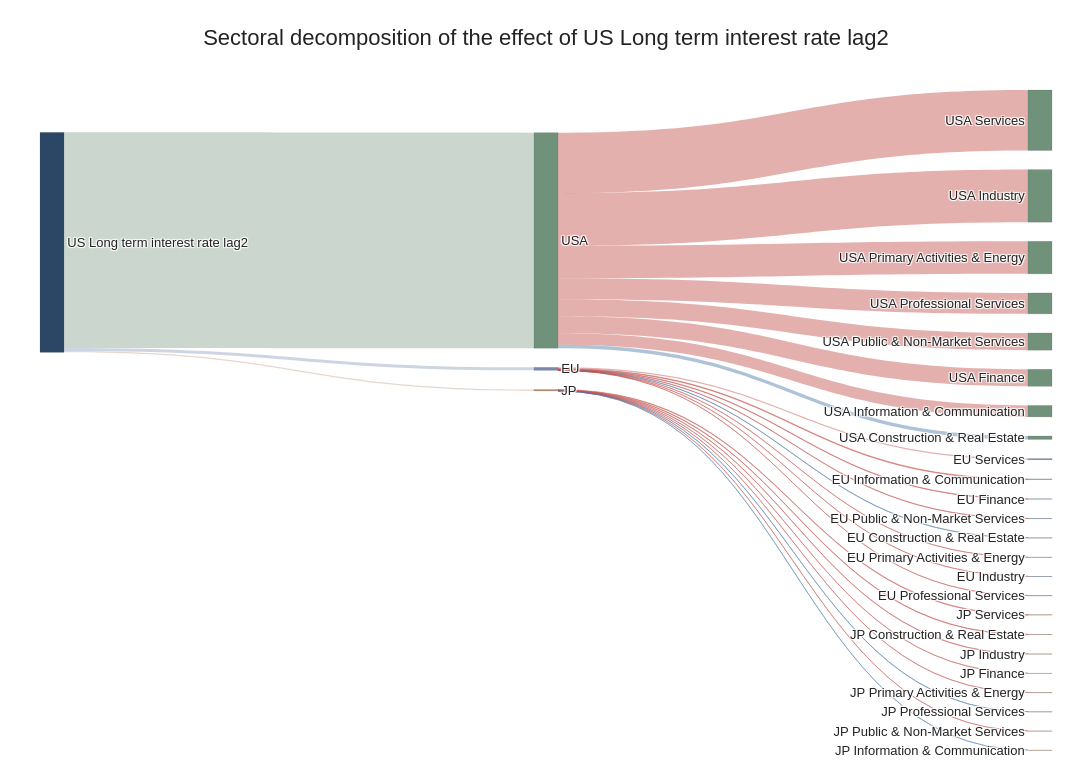

Notebook cell for this chart:
### Code cell
sankey_macro_region_sector(
    B=B,
    macro="US_Long_term_interest_rate_lag2",
    top_n=24
)

### Figure 1 — Plotly figure (JSON) as saved in the notebook; plotly's stock layout.template omitted (floating-point values rounded to 4 significant figures)
{"data": [{"arrangement": "snap", "link": {"color": ["rgba(106, 141, 115, 0.35)", "rgba(113, 132, 171, 0.35)", "rgba(180, 140, 110, 0.35)", "rgba(192, 80, 77, 0.45)", "rgba(192, 80, 77, 0.45)", "rgba(192, 80, 77, 0.45)", "rgba(192, 80, 77, 0.45)", "rgba(192, 80, 77, 0.45)", "rgba(192, 80, 77, 0.45)", "rgba(192, 80, 77, 0.45)", "rgba(76, 120, 168, 0.45)", "rgba(192, 80, 77, 0.45)", "rgba(192, 80, 77, 0.45)", "rgba(192, 80, 77, 0.45)", "rgba(192, 80, 77, 0.45)", "rgba(192, 80, 77, 0.45)", "rgba(192, 80, 77, 0.45)", "rgba(192, 80, 77, 0.45)", "rgba(76, 120, 168, 0.45)", "rgba(192, 80, 77, 0.45)", "rgba(192, 80, 77, 0.45)", "rgba(192, 80, 77, 0.45)", "rgba(76, 120, 168, 0.45)", "rgba(192, 80, 77, 0.45)", "rgba(192, 80, 77, 0.45)", "rgba(76, 120, 168, 0.45)", "rgba(192, 80, 77, 0.45)"], "customdata": [["USA", null, 1.685], ["EU", null, 0.0234], ["JP", null, 0.0116], ["USA", -0.4727, 0.4727], ["USA", -0.4108, 0.4108], ["USA", -0.2543, 0.2543], ["USA", -0.1632, 0.1632], ["USA", -0.1343, 0.1343], ["USA", -0.1329, 0.1329], ["USA", -0.0895, 0.0895], ["USA", 0.0267, 0.0267], ["EU", -0.0096, 0.0096], ["EU", -0.0055, 0.0055], ["JP", -0.0042, 0.0042], ["EU", -0.0033, 0.0033], ["JP", -0.0028, 0.0028], ["JP", -0.0022, 0.0022], ["EU", -0.002, 0.002], ["EU", 0.0015, 0.0015], ["EU", -0.0012, 0.0012], ["JP", -0.0008, 0.0008], ["JP", -0.0007, 0.0007], ["JP", 0.0006, 0.0006], ["EU", -0.0004, 0.0004], ["JP", -0.0002, 0.0002], ["JP", 0.0001, 0.0001], ["EU", 0, 0]], "hovertemplate": "Source: %{source.label}<br>Target: %{target.label}<br>Signed effect: %{customdata[1]}<br>Absolute contribution: %{customdata[2]}<extra></extra>", "source": [0, 0, 0, 1, 1, 1, 1, 1, 1, 1, 1, 2, 2, 3, 2, 3, 3, 2, 2, 2, 3, 3, 3, 2, 3, 3, 2], "target": [1, 2, 3, 4, 5, 6, 7, 8, 9, 10, 11, 12, 13, 14, 15, 16, 17, 18, 19, 20, 21, 22, 23, 24, 25, 26, 27], "value": [1.685, 0.02341, 0.01156, 0.4727, 0.4108, 0.2543, 0.1632, 0.1343, 0.1329, 0.08954, 0.02672, 0.009597, 0.005461, 0.004225, 0.003312, 0.002757, 0.002201, 0.00196, 0.001456, 0.001156, 0.0007662, 0.0006897, 0.0005864, 0.0004494, 0.0002367, 9.711e-05, 1.601e-05]}, "node": {"color": ["rgba(35, 64, 95, 0.96)", "rgba(106, 141, 115, 0.95)", "rgba(113, 132, 171, 0.95)", "rgba(180, 140, 110, 0.95)", "rgba(106, 141, 115, 0.95)", "rgba(106, 141, 115, 0.95)", "rgba(106, 141, 115, 0.95)", "rgba(106, 141, 115, 0.95)", "rgba(106, 141, 115, 0.95)", "rgba(106, 141, 115, 0.95)", "rgba(106, 141, 115, 0.95)", "rgba(106, 141, 115, 0.95)", "rgba(113, 132, 171, 0.95)", "rgba(113, 132, 171, 0.95)", "rgba(180, 140, 110, 0.95)", "rgba(113, 132, 171, 0.95)", "rgba(180, 140, 110, 0.95)", "rgba(180, 140, 110, 0.95)", "rgba(113, 132, 171, 0.95)", "rgba(113, 132, 171, 0.95)", "rgba(113, 132, 171, 0.95)", "rgba(180, 140, 110, 0.95)", "rgba(180, 140, 110, 0.95)", "rgba(180, 140, 110, 0.95)", "rgba(113, 132, 171, 0.95)", "rgba(180, 140, 110, 0.95)", "rgba(180, 140, 110, 0.95)", "rgba(113, 132, 171, 0.95)"], "hovertemplate": "%{label}<extra></extra>", "label": ["US Long term interest rate lag2", "USA", "EU", "JP", "USA Services", "USA Industry", "USA Primary Activities & Energy", "USA Professional Services", "USA Public & Non-Market Services", "USA Finance", "USA Information & Communication", "USA Construction & Real Estate", "EU Services", "EU Information & Communication", "JP Services", "EU Finance", "JP Construction & Real Estate", "JP Industry", "EU Public & Non-Market Services", "EU Construction & Real Estate", "EU Primary Activities & Energy", "JP Finance", "JP Primary Activities & Energy", "JP Professional Services", "EU Industry", "JP Public & Non-Market Services", "JP Information & Communication", "EU Professional Services"], "line": {"color": "rgba(70,70,70,0.25)", "width": 0.6}, "pad": 24, "thickness": 24}, "type": "sankey"}], "layout": {"font": {"color": "rgba(35,35,35,1)", "family": "Arial", "size": 13}, "height": 780, "margin": {"b": 30, "l": 40, "r": 40, "t": 90}, "paper_bgcolor": "white", "plot_bgcolor": "white", "title": {"font": {"size": 22}, "text": "Sectoral decomposition of the effect of US Long term interest rate lag2", "x": 0.5, "xanchor": "center"}, "width": 1300}}
